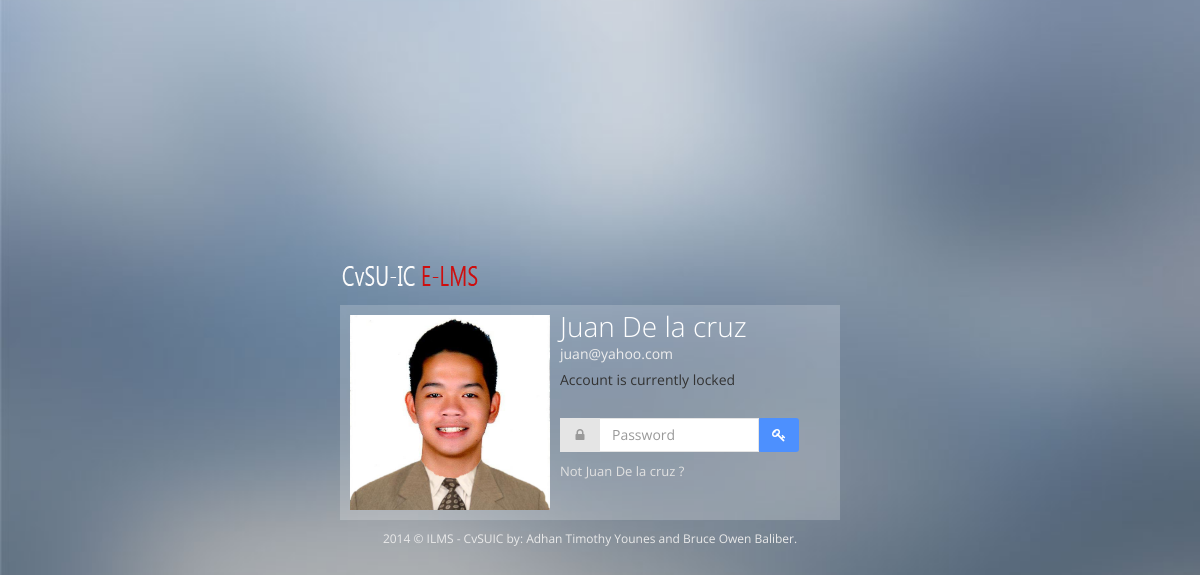
Page /function/lock_student.php (signed in) on the committed database.
### tables this page shows
CREATE TABLE IF NOT EXISTS `student` (
  `id` int(100) NOT NULL,
  `instructor_id` int(100) NOT NULL,
  `student_id` int(100) NOT NULL,
  `username` varchar(250) NOT NULL,
  `password` varchar(250) NOT NULL,
  `fullname` varchar(250) NOT NULL,
  `firstname` varchar(250) NOT NULL,
  `lastname` varchar(250) NOT NULL,
  `email` varchar(250) NOT NULL,
  `gender` varchar(250) NOT NULL,
  `status` varchar(250) NOT NULL,
  `mobile` varchar(250) NOT NULL,
  `address` varchar(250) NOT NULL,
  `profilepic` varchar(250) NOT NULL,
  `verification_code` varchar(250) NOT NULL,
  `grade` varchar(250) NOT NULL,
  `lesson_taked` varchar(250) NOT NULL,
  `course` varchar(250) NOT NULL,
  `year` varchar(250) NOT NULL,
  `section` varchar(250) NOT NULL,
  `logging` varchar(200) NOT NULL,
  `level` varchar(200) NOT NULL
);

### function/lock_student.php (the view, shortened to what this page needs)
<?php
$id1=$_SESSION['timkey'];
$querys=mysql_query("select * from student where student_id='$id1'") or die("Error");
if($nums=mysql_num_rows($querys)>0)
{
	$rows=mysql_fetch_assoc($querys);
	$firstname=$rows['firstname'];
	$lastname=$rows['lastname'];
	$email=$rows['email'];
	$image=$rows['profilepic'];
}
?>
<!DOCTYPE html>
<html lang="en" class="no-js">
<head>
<link href="../template/assets/plugins/font-awesome/css/font-awesome.min.css" rel="stylesheet" type="text/css"/>
<link href="../template/assets/plugins/bootstrap/css/bootstrap.min.css" rel="stylesheet" type="text/css"/>
<link href="../template/assets/plugins/uniform/css/uniform.default.css" rel="stylesheet" type="text/css"/>
<link href="../template/assets/css/style-metronic.css" rel="stylesheet" type="text/css"/>
<link href="../template/assets/css/style.css" rel="stylesheet" type="text/css"/>
<link href="../template/assets/css/style-responsive.css" rel="stylesheet" type="text/css"/>
<link href="../template/assets/css/plugins.css" rel="stylesheet" type="text/css"/>
<link href="../template/assets/css/themes/default.css" rel="stylesheet" type="text/css" id="style_color"/>
<link href="../template/assets/css/pages/lock.css" rel="stylesheet" type="text/css"/>
<link href="../template/assets/css/custom.css" rel="stylesheet" type="text/css"/>
</head>
<body>
<div class="page-lock">
	<div class="page-logo">
		<a class="brand" href="lock.php">
			<img src="../template/assets/img/cvsu_logo.png" alt="logo"/>
		</a>
	</div>
	<div class="page-body">
		<img class="page-lock-img" src="../students/images/profilepic/<?php echo $image;?>" alt="">
		<div class="page-lock-info">
			<h1><?php echo $firstname." ".$lastname;?></h1>
			<span class="email">
				 <?php echo $email;?>
			</span>
			<span class="locked">
				 Account is currently locked
			</span>
			<form class="form-inline" method="POST" onsubmit="return validateForm()" enctype="multipart/form-data">
				<div class="input-group input-medium">
				<span class="input-group-addon"><i class="fa fa-lock"></i></span>
					<input type="password" class="form-control" placeholder="Password" name="password" required>
					<span class="input-group-btn">
						<button name="unlock" type="submit" class="btn blue icn-only tooltips" title="Unlock"><i class="fa fa-key"></i></button>
					</span>
				</div>
				<div class="relogin">
					<a href="../function/logout.php">
						 Not <?php echo $firstname." ".$lastname;?> ?
					</a>
				</div>
			</form>
		</div>
	</div>
	<div class="page-footer">
	<p class="center">
		  2014 &copy; ILMS - CvSUIC by: Adhan Timothy Younes and Bruce Owen Baliber.
	</p>
	</div>
</div>
</body>
</html>

### template/assets/css/style-metronic.css (style rules this page uses)
div, input, select, textarea, span, img, table, td, th, p, a, button, ul, code, pre, li { -webkit-border-radius: 0 !important; -moz-border-radius: 0 !important; border-radius: 0 !important; }
.btn { width: 100%; border-width: 0; padding: 7px 14px; font-size: 14px; display: inline-block; outline: none !important; -webkit-box-shadow: none !important; -moz-box-shadow: none !important; box-shadow: none !important; -webkit-border-radius: 0px !important; -moz-border-radius: 0px !important; border-radius: 3px !important; text-shadow: none; }
.btn.blue { color: white; text-shadow: none; background-color: #4d90fe; }
.btn > i { font-size: 14px; }
.form-control { font-size: 14px; font-weight: normal; color: #333333; background-color: #ffffff; border: 1px solid #e5e5e5; border-radius: 0; -webkit-box-shadow: none; box-shadow: none; -webkit-transition: border-color ease-in-out .15s, box-shadow ease-in-out .15s; transition: border-color ease-in-out .15s, box-shadow ease-in-out .15s; }
.input-group-addon { border-color: #e5e5e5; background: #e5e5e5; min-width: 39px; }
.input-group-addon > i { color: #999; }
.input-medium { width: 240px !important; }

### template/assets/css/style-responsive.css (style rules this page uses)
.center { text-align: center; }

### template/assets/css/themes/default.css (style rules this page uses)
body { background-color: #3d3d3d !important; }

### template/assets/css/pages/lock.css (style rules this page uses)
body { background-color: #ddd; padding: 0; margin: 0; }
.page-lock { top: 50%; left: 50%; position: absolute; margin-top: -140px; margin-left: -260px; }
.page-lock .page-logo { margin-bottom: 15px; }
.page-lock .page-body { width: 500px; padding: 10px; background: url(../../img/bg-white-lock.png) repeat; }
.page-lock .page-body:after, .page-lock .page-body:before { display: table; content: ""; line-height: 0; }
.page-lock .page-body:after { clear: both; }
.page-lock .page-footer { margin-top: 10px; text-align: left !important; font-size: 12px; color: #eaeaea; }
.page-lock img.page-lock-img { float: left; width: 200px; height: auto; }
.page-lock .page-lock-info { padding-left: 10px; float: right; width: 280px; }
.page-lock .page-lock-info h1 { margin-top: -5px; font-weight: 300; color: #fff; font-size: 28px; line-height: 32px; margin-bottom: 5px; }
.page-lock .page-lock-info .email { color: #eee; display: block; font-size: 14px; line-height: 14px; margin-bottom: 10px; }
.page-lock .page-lock-info .locked { color: #333; font-size: 14px; line-height: 14px; font-style: normal; }
.page-lock .page-lock-info form { margin: 28px 0; }
.page-lock .page-lock-info input { background: #fff; }
.page-lock .relogin { margin-top: 10px; }
.page-lock .relogin a { color: #e1e1e1; }

### rows in the picture
student: profilepic (picture), firstname "Juan", lastname "De la cruz", email "juan@yahoo.com"
